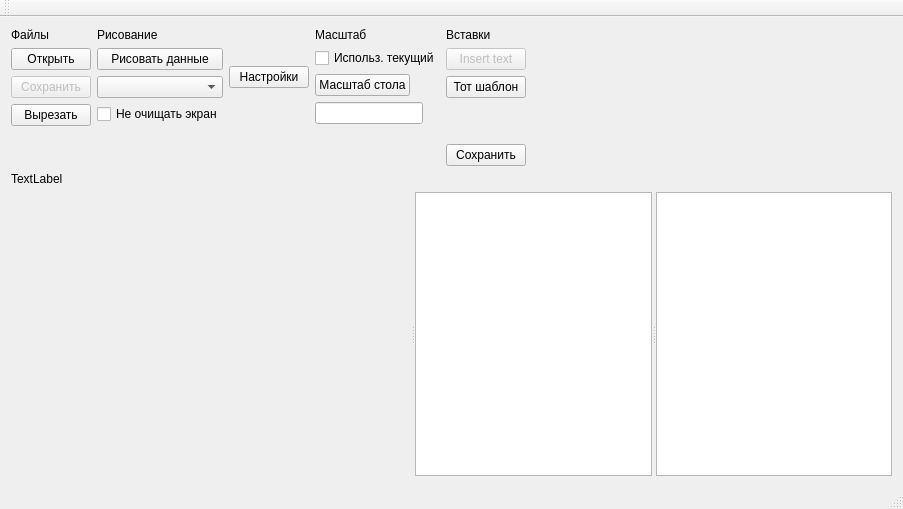
<?xml version="1.0" encoding="UTF-8"?>
<ui version="4.0">
 <class>MainWindow</class>
 <widget class="QMainWindow" name="MainWindow">
  <property name="geometry">
   <rect>
    <x>0</x>
    <y>0</y>
    <width>903</width>
    <height>509</height>
   </rect>
  </property>
  <property name="windowTitle">
   <string>MainWindow</string>
  </property>
  <widget class="QWidget" name="centralWidget">
   <layout class="QVBoxLayout" name="verticalLayout_3">
    <item>
     <layout class="QHBoxLayout" name="horizontalLayout_2">
      <property name="sizeConstraint">
       <enum>QLayout::SetFixedSize</enum>
      </property>
      <item>
       <layout class="QVBoxLayout" name="verticalLayoutFile">
        <item>
         <widget class="QLabel" name="fileLabel">
          <property name="sizePolicy">
           <sizepolicy hsizetype="Preferred" vsizetype="Fixed">
            <horstretch>0</horstretch>
            <verstretch>0</verstretch>
           </sizepolicy>
          </property>
          <property name="text">
           <string>Файлы</string>
          </property>
         </widget>
        </item>
        <item>
         <widget class="QPushButton" name="openFileButton">
          <property name="text">
           <string>Открыть</string>
          </property>
         </widget>
        </item>
        <item>
         <widget class="QPushButton" name="SaveButton">
          <property name="enabled">
           <bool>false</bool>
          </property>
          <property name="text">
           <string>Сохранить</string>
          </property>
         </widget>
        </item>
        <item>
         <widget class="QPushButton" name="cutButton">
          <property name="text">
           <string>Вырезать</string>
          </property>
         </widget>
        </item>
        <item>
         <spacer name="verticalSpacer_3">
          <property name="orientation">
           <enum>Qt::Vertical</enum>
          </property>
          <property name="sizeType">
           <enum>QSizePolicy::Fixed</enum>
          </property>
          <property name="sizeHint" stdset="0">
           <size>
            <width>20</width>
            <height>40</height>
           </size>
          </property>
         </spacer>
        </item>
       </layout>
      </item>
      <item>
       <layout class="QVBoxLayout" name="verticalLayoutDraw">
        <item>
         <widget class="QLabel" name="drawLabel">
          <property name="sizePolicy">
           <sizepolicy hsizetype="Preferred" vsizetype="Fixed">
            <horstretch>0</horstretch>
            <verstretch>0</verstretch>
           </sizepolicy>
          </property>
          <property name="text">
           <string>Рисование</string>
          </property>
         </widget>
        </item>
        <item>
         <widget class="QPushButton" name="insertTextPlot">
          <property name="text">
           <string>Рисовать данные</string>
          </property>
         </widget>
        </item>
        <item>
         <widget class="QComboBox" name="captureComboBox"/>
        </item>
        <item>
         <widget class="QCheckBox" name="dontUpdateScreenBox">
          <property name="text">
           <string>Не очищать экран</string>
          </property>
         </widget>
        </item>
        <item>
         <spacer name="verticalSpacer_4">
          <property name="orientation">
           <enum>Qt::Vertical</enum>
          </property>
          <property name="sizeType">
           <enum>QSizePolicy::Fixed</enum>
          </property>
          <property name="sizeHint" stdset="0">
           <size>
            <width>20</width>
            <height>40</height>
           </size>
          </property>
         </spacer>
        </item>
       </layout>
      </item>
      <item>
       <layout class="QVBoxLayout" name="verticalLayout">
        <item>
         <widget class="QPushButton" name="capParamsButton">
          <property name="text">
           <string>Настройки</string>
          </property>
         </widget>
        </item>
        <item>
         <spacer name="verticalSpacer">
          <property name="orientation">
           <enum>Qt::Vertical</enum>
          </property>
          <property name="sizeType">
           <enum>QSizePolicy::Fixed</enum>
          </property>
          <property name="sizeHint" stdset="0">
           <size>
            <width>20</width>
            <height>40</height>
           </size>
          </property>
         </spacer>
        </item>
       </layout>
      </item>
      <item>
       <layout class="QVBoxLayout" name="verticalLayout_2">
        <item>
         <layout class="QVBoxLayout" name="verticalLayoutScale">
          <item>
           <widget class="QLabel" name="scaleLabel">
            <property name="sizePolicy">
             <sizepolicy hsizetype="Preferred" vsizetype="Fixed">
              <horstretch>0</horstretch>
              <verstretch>0</verstretch>
             </sizepolicy>
            </property>
            <property name="text">
             <string>Масштаб</string>
            </property>
           </widget>
          </item>
          <item>
           <widget class="QCheckBox" name="fixScaleBox">
            <property name="text">
             <string>Использ. текущий</string>
            </property>
           </widget>
          </item>
         </layout>
        </item>
        <item>
         <widget class="QPushButton" name="setScale2TableButton">
          <property name="sizePolicy">
           <sizepolicy hsizetype="Fixed" vsizetype="Fixed">
            <horstretch>0</horstretch>
            <verstretch>0</verstretch>
           </sizepolicy>
          </property>
          <property name="text">
           <string>Масштаб стола</string>
          </property>
         </widget>
        </item>
        <item>
         <widget class="QLineEdit" name="postText2saveEdit">
          <property name="sizePolicy">
           <sizepolicy hsizetype="Fixed" vsizetype="Fixed">
            <horstretch>0</horstretch>
            <verstretch>0</verstretch>
           </sizepolicy>
          </property>
         </widget>
        </item>
        <item>
         <spacer name="verticalSpacer_2">
          <property name="orientation">
           <enum>Qt::Vertical</enum>
          </property>
          <property name="sizeType">
           <enum>QSizePolicy::Fixed</enum>
          </property>
          <property name="sizeHint" stdset="0">
           <size>
            <width>20</width>
            <height>40</height>
           </size>
          </property>
         </spacer>
        </item>
       </layout>
      </item>
      <item>
       <layout class="QVBoxLayout" name="verticalLayoutLabel">
        <item>
         <widget class="QLabel" name="insertLabel">
          <property name="sizePolicy">
           <sizepolicy hsizetype="Preferred" vsizetype="Fixed">
            <horstretch>0</horstretch>
            <verstretch>0</verstretch>
           </sizepolicy>
          </property>
          <property name="text">
           <string>Вставки</string>
          </property>
         </widget>
        </item>
        <item>
         <widget class="QPushButton" name="InsertButton">
          <property name="enabled">
           <bool>false</bool>
          </property>
          <property name="text">
           <string>Insert text</string>
          </property>
         </widget>
        </item>
        <item>
         <widget class="QPushButton" name="pushButton">
          <property name="text">
           <string>Тот шаблон</string>
          </property>
         </widget>
        </item>
        <item>
         <spacer name="verticalSpacer_5">
          <property name="orientation">
           <enum>Qt::Vertical</enum>
          </property>
          <property name="sizeType">
           <enum>QSizePolicy::Fixed</enum>
          </property>
          <property name="sizeHint" stdset="0">
           <size>
            <width>20</width>
            <height>40</height>
           </size>
          </property>
         </spacer>
        </item>
        <item>
         <widget class="QPushButton" name="saveInsert2fileButton">
          <property name="text">
           <string>Сохранить</string>
          </property>
         </widget>
        </item>
       </layout>
      </item>
      <item>
       <spacer name="horizontalSpacer">
        <property name="orientation">
         <enum>Qt::Horizontal</enum>
        </property>
        <property name="sizeHint" stdset="0">
         <size>
          <width>40</width>
          <height>20</height>
         </size>
        </property>
       </spacer>
      </item>
     </layout>
    </item>
    <item>
     <layout class="QHBoxLayout" name="horizontalLayout">
      <property name="sizeConstraint">
       <enum>QLayout::SetFixedSize</enum>
      </property>
      <item>
       <widget class="QLabel" name="statusLabel">
        <property name="sizePolicy">
         <sizepolicy hsizetype="Preferred" vsizetype="Fixed">
          <horstretch>0</horstretch>
          <verstretch>0</verstretch>
         </sizepolicy>
        </property>
        <property name="text">
         <string>TextLabel</string>
        </property>
       </widget>
      </item>
     </layout>
    </item>
    <item>
     <widget class="QSplitter" name="splitter_plot">
      <property name="sizePolicy">
       <sizepolicy hsizetype="Preferred" vsizetype="Preferred">
        <horstretch>0</horstretch>
        <verstretch>0</verstretch>
       </sizepolicy>
      </property>
      <property name="orientation">
       <enum>Qt::Horizontal</enum>
      </property>
      <widget class="QCustomPlot" name="plotData" native="true">
       <property name="sizePolicy">
        <sizepolicy hsizetype="Expanding" vsizetype="MinimumExpanding">
         <horstretch>0</horstretch>
         <verstretch>0</verstretch>
        </sizepolicy>
       </property>
       <property name="minimumSize">
        <size>
         <width>400</width>
         <height>200</height>
        </size>
       </property>
      </widget>
      <widget class="QSplitter" name="splitter">
       <property name="sizePolicy">
        <sizepolicy hsizetype="Preferred" vsizetype="Preferred">
         <horstretch>0</horstretch>
         <verstretch>0</verstretch>
        </sizepolicy>
       </property>
       <property name="minimumSize">
        <size>
         <width>200</width>
         <height>0</height>
        </size>
       </property>
       <property name="orientation">
        <enum>Qt::Horizontal</enum>
       </property>
       <widget class="QListWidget" name="layersList">
        <property name="sizePolicy">
         <sizepolicy hsizetype="Minimum" vsizetype="Expanding">
          <horstretch>0</horstretch>
          <verstretch>0</verstretch>
         </sizepolicy>
        </property>
        <property name="minimumSize">
         <size>
          <width>30</width>
          <height>0</height>
         </size>
        </property>
       </widget>
       <widget class="QTextEdit" name="textToInsert">
        <property name="sizePolicy">
         <sizepolicy hsizetype="Minimum" vsizetype="Expanding">
          <horstretch>0</horstretch>
          <verstretch>0</verstretch>
         </sizepolicy>
        </property>
        <property name="minimumSize">
         <size>
          <width>70</width>
          <height>0</height>
         </size>
        </property>
       </widget>
      </widget>
     </widget>
    </item>
   </layout>
  </widget>
  <widget class="QMenuBar" name="menuBar">
   <property name="geometry">
    <rect>
     <x>0</x>
     <y>0</y>
     <width>903</width>
     <height>24</height>
    </rect>
   </property>
  </widget>
  <widget class="QToolBar" name="mainToolBar">
   <attribute name="toolBarArea">
    <enum>TopToolBarArea</enum>
   </attribute>
   <attribute name="toolBarBreak">
    <bool>false</bool>
   </attribute>
  </widget>
  <widget class="QStatusBar" name="statusBar"/>
 </widget>
 <layoutdefault spacing="6" margin="11"/>
 <customwidgets>
  <customwidget>
   <class>QCustomPlot</class>
   <extends>QWidget</extends>
   <header>qcustomplot.h</header>
   <container>1</container>
  </customwidget>
 </customwidgets>
 <resources/>
 <connections/>
</ui>
